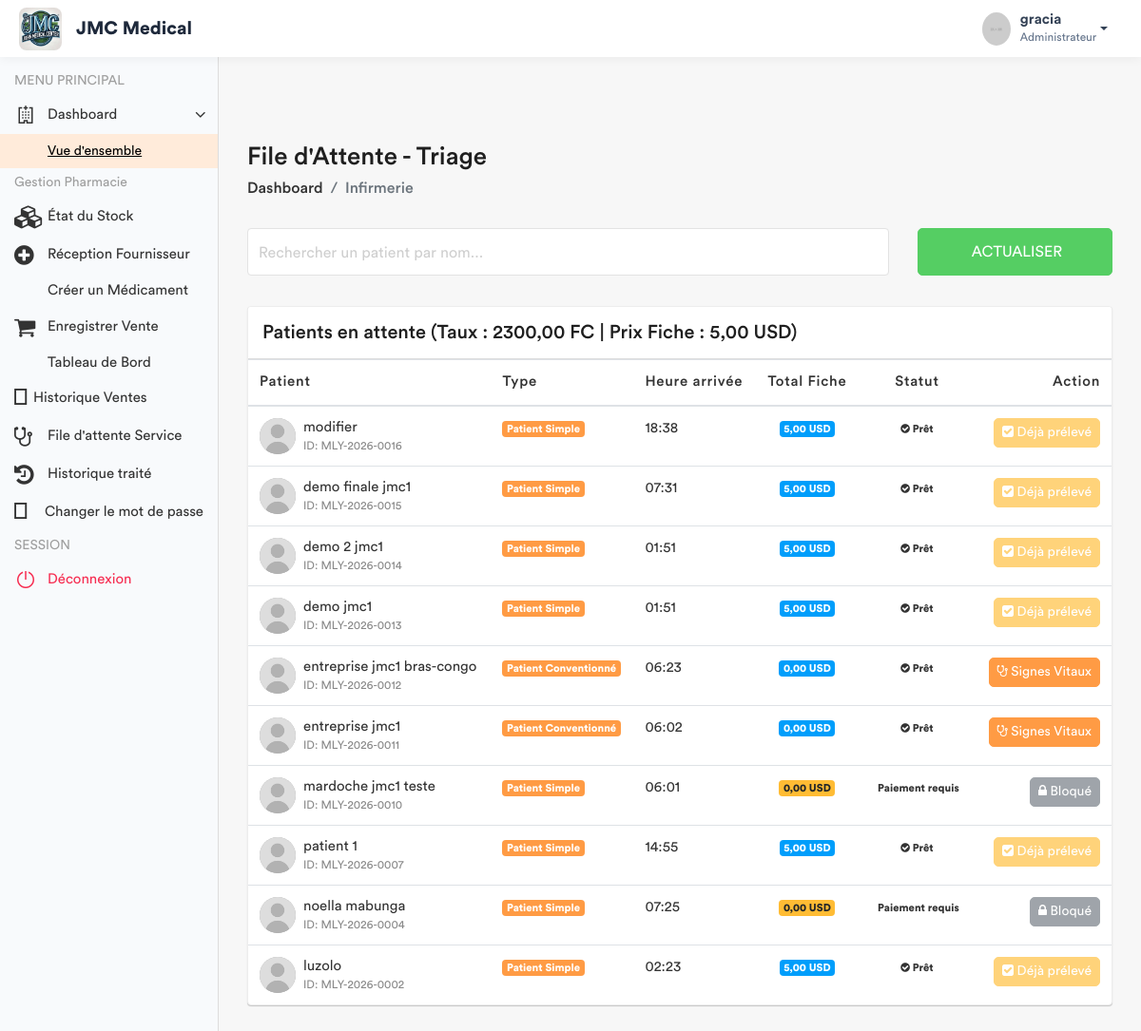
Screenshot of /infirmerie/attente/ (signed in) with the database file from the repository.
### app/models.py (models this page shows, shortened)
class ConfigurationHopital(models.Model):
    taux_usd_en_cdf = models.DecimalField(max_digits=10, decimal_places=2, default=Decimal('2500.00'))
    derniere_mise_a_jour = models.DateTimeField(auto_now=True)
    class Meta:
        verbose_name = "Configuration du Taux"
    @classmethod
    def get_taux(cls):
        config = cls.objects.first()
        if config:
            return config.taux_usd_en_cdf
        return Decimal('2500.00')

class Prestation(models.Model):
    CATEGORIES = [
        ('ADM', 'Administratif'),
        ('CONS', 'Consultation'),
        ('LABO', 'Laboratoire'),
        ('SOIN', 'Soins'),
        ('ECHO', 'Échographie'),
        ('RADIO', 'Radiologie'),
        ('SCAN', 'Scanner'),
        ('IRM', 'IRM'),
        ('CARDIO', 'Cardiographie'),
        ('GYNECO', 'Gynécographie'),
        ('ONCO', 'Oncologie'),
        ('ORTHO', 'Orthopédie'),
        ('DERMA', 'Dermatologie'),
        ('OPHTA', 'Ophtalmologie'),
        ('PSY', 'Psychiatrie'),
        ('KINE', 'Rééducation / Kinésithérapie'),
        ('MED', 'Acte Médical'),
        ('CHIR', 'Acte Chirurgical'),
        ('CONS_MAT', 'Consultation Maternité'),
        ('MAT', 'Forfait Maternité / Accouchement'),
    ]
    libelle = models.CharField(max_length=200, verbose_name="Libellé")
    categorie = models.CharField(max_length=10, choices=CATEGORIES, verbose_name="Catégorie")
    prix = models.DecimalField(max_digits=10, decimal_places=2, default=Decimal('0.00'), verbose_name="Prix (USD)")
    hopital =  models.ForeignKey(Hopital, on_delete= models.SET_NULL , null = True , related_name = 'hopital_prestation')
    valeur_normale = models.CharField(
        max_length=150, blank=True, null=True,
        verbose_name="Valeur Normale / Référence (Labo uniquement)",
        help_text="Ex: 70-110 mg/dl, Négatif, etc."
    )
    class Meta:
        verbose_name = "Prestation"
        verbose_name_plural = "Prestations"

class Patient(models.Model):
    TYPE_CHOICES = [
        ('SIMPLE', 'Patient Simple'),
        ('FIDELE', 'Patient Fidèle'),
        ('CONVENTIONNE', 'Patient Conventionné'),
    ]
    code_patient = models.CharField(max_length=20, unique=True, editable=False)
    noms = models.CharField(max_length=100)
    service = models.ForeignKey('Service', on_delete=models.PROTECT, related_name='patients', null=True)
    sexe = models.CharField(max_length=1, choices=[('M', 'Masculin'), ('F', 'Féminin')])
    age = models.CharField(max_length=30)
    adresse = models.TextField()
    telephone = models.CharField(max_length=20)
    hopital = models.ForeignKey(Hopital , on_delete=models.SET_NULL , related_name= 'patient_hopital', null = True)
    type_patient = models.CharField(max_length=15, choices=TYPE_CHOICES, default='SIMPLE')
    a_carte_fidelite = models.BooleanField(default=False, verbose_name="Possède carte de fidélité")
    entreprise = models.ForeignKey(
        'Entreprise',
        on_delete=models.SET_NULL,
        null=True,
        blank=True,
        related_name='patients',
        verbose_name="Entreprise (si conventionné)"
    )
    fiche_payee = models.BooleanField(default=False)
    created_by = models.ForeignKey(User, on_delete=models.SET_NULL, null=True, related_name='patients_crees')
    date_creation = models.DateTimeField(auto_now_add=True)
    date_modification = models.DateTimeField(auto_now=True)

### app/views.py (the view)
# urls.py: path('infirmerie/attente/', views.liste_attente_triage, name='liste_attente_triage'),
@login_required
def liste_attente_triage(request):
    taux = ConfigurationHopital.get_taux()
    role = Fonction.objects.select_related('hopital', 'fonctionKey').filter(userKey=request.user).first()
    hopital_user = role.hopital if role else None
    if not hopital_user:
        messages.error(request, "Votre compte n'est rattaché à aucun hôpital.")
        return redirect('enregistrement_patient')
    prestation_fiche = Prestation.objects.filter(
        categorie='ADM',
        libelle__icontains='Fiche',
        hopital=hopital_user
    ).first()
    prix_fiche_usd = prestation_fiche.prix if prestation_fiche else Decimal('6.00')
    patients_liste = Patient.objects.filter(hopital=hopital_user).order_by('-date_creation')
    for patient in patients_liste:
        if patient.type_patient != 'SIMPLE':
            patient.a_solde_fiche = True
            patient.total_fiche_usd = Decimal('0.00')
            patient.doit_payer_fiche = False
        else:
            patient.doit_payer_fiche = True
            paiements = Paiement.objects.filter(patient=patient, service='FICHE', hopital=hopital_user)
            total_paye_usd = sum([
                p.montant_verse if p.devise == 'USD' else (p.montant_verse / taux)
                for p in paiements
            ], Decimal('0.00'))
            patient.total_fiche_usd = total_paye_usd
            patient.a_solde_fiche = total_paye_usd >= prix_fiche_usd
        patient.a_signes_vitaux_deja_pris = SigneVital.objects.filter(patient=patient).exists()
    fonctionKey = role.fonctionKey.roleName if (role and role.fonctionKey) else None
    return render(request, 'back-end/infirmerie/liste_attente.html', {
        'patients': patients_liste,
        'taux': taux,
        'prix_fiche': prix_fiche_usd,
        'fonctionKey': fonctionKey
    })

### app/templates/back-end/infirmerie/liste_attente.html (shortened to what this page needs)
<!DOCTYPE html>
{% load static %}
<html lang="fr">
    <head>
        {% include 'back-end/includes/css.html' %}
    </head>
    <body>
        <div class="main-wrapper">
            {% include 'back-end/includes/header.html' %}
            {% include 'back-end/includes/sidebar.html' %}
            <div class="page-wrapper">
                <div class="content container-fluid">
                    <div class="page-header">
                        <div class="row align-items-center">
                            <div class="col">
                                <h3 class="page-title">File d'Attente - Triage</h3>
                                <ul class="breadcrumb">
                                    <li class="breadcrumb-item"><a href="{% url 'dashboard' %}">Dashboard</a></li>
                                    <li class="breadcrumb-item active">Infirmerie</li>
                                </ul>
                            </div>
                        </div>
                    </div>
                    <div class="row filter-row">
                        <div class="col-sm-9 col-md-9">
                            <div class="form-group form-focus">
                                <input type="text" id="searchPatient" class="form-control floating" onkeyup="filterTable()">
                                <label class="focus-label">Rechercher un patient par nom...</label>
                            </div>
                        </div>
                        <div class="col-sm-3 col-md-3">
                            <button class="btn btn-success btn-block" onclick="window.location.reload();">  Actualiser </button>
                        </div>
                    </div>
                    <div class="card card-table mt-3">
                        <div class="card-header">
                            <h4 class="card-title mb-0">Patients en attente (Taux : {{ taux }} FC | Prix Fiche : {{ prix_fiche }} USD)</h4>
                        </div>
                        <div class="card-body">
                            <div class="table-responsive">
                                <table class="table table-hover table-center mb-0" id="patientTable">
                                    <thead>
                                        <tr>
                                            <th>Patient</th>
                                            <th>Type</th>
                                            <th>Heure arrivée</th>
                                            <th class="text-center">Total Fiche</th>
                                            <th class="text-center">Statut</th>
                                            <th class="text-right">Action</th>
                                        </tr>
                                    </thead>
                                    <tbody>
                                        {% for patient in patients %}
                                        <tr>
                                            <td>
                                                <h2 class="table-avatar">
                                                    <a href="#" class="avatar avatar-sm mr-2">
                                                        <img class="avatar-img rounded-circle" src="{% static 'back-end/assets/img/user.jpg' %}" alt="User">
                                                    </a>
                                                    <a href="#">{{ patient.noms }} <span>ID: {{ patient.code_patient }}</span></a>
                                                </h2>
                                            </td>
                                            <td><span class="badge badge-primary">{{ patient.get_type_patient_display }}</span></td>
                                            <td>{{ patient.date_creation|date:"H:i" }}</td>
                                            <td class="text-center">
                                                <span class="badge {% if patient.a_solde_fiche %}badge-info{% else %}badge-warning{% endif %}">
                                                    {{ patient.total_fiche_usd|floatformat:2 }} USD
                                                </span>
                                            </td>
                                            <td class="text-center">
                                                {% if patient.a_solde_fiche %}
                                                    <span class="badge badge-success-border"><i class="fa fa-check-circle"></i> Prêt</span>
                                                {% else %}
                                                    <span class="badge badge-danger-border"> Paiement requis</span>
                                                {% endif %}
                                            </td>
                                            <td class="text-right">
                                                {% if not patient.a_solde_fiche and patient.doit_payer_fiche %}
                                                    <button class="btn btn-secondary btn-sm" disabled title="Le patient doit solder {{ prix_fiche }} USD">
                                                        <i class="fa fa-lock"></i> Bloqué
                                                    </button>
                                                {% elif patient.a_signes_vitaux_deja_pris %}
                                                    <button class="btn btn-warning btn-sm" disabled>
                                                        <i class="fa fa-check-square"></i> Déjà prélevé
                                                    </button>
                                                {% else %}
                                                    <a href="{% url 'saisir_signes' patient.id %}" class="btn btn-primary btn-sm">
                                                        <i class="fa fa-stethoscope"></i> Signes Vitaux
                                                    </a>
                                                {% endif %}
                                            </td>
                                        </tr>
                                        {% empty %}
                                        <tr>
                                            <td colspan="6" class="text-center py-4">Aucun patient en attente.</td>
                                        </tr>
                                        {% endfor %}
                                    </tbody>
                                </table>
                            </div>
                        </div>
                    </div>
                </div>
            </div>
        </div>
    </body>
</html>

### app/templates/back-end/includes/header.html (shortened to what this page needs)
{% load static %}
<header class="header-modern" style="background: #ffffff; height: 60px; box-shadow: 0 2px 10px rgba(0,0,0,0.05); display: flex; align-items: center; padding: 0 20px; position: relative; z-index: 1060;">
    <div class="header-left" style="display: flex; align-items: center;">
        <a href="{% url 'home' %}" class="logo">
            <img src="{% static 'front-end/assets/img/dr/jmc.jpeg' %}" width="45" height="45" alt="Moyanoli" style="border-radius: 8px;">
        </a>
        <span style="font-weight: 700; font-size: 1.2rem; margin-left: 15px; color: #1e293b;">JMC Medical</span>
    </div>
    <ul class="nav user-menu" style="list-style: none; display: flex; align-items: center; margin-left: auto;">
        <li class="nav-item dropdown has-arrow main-drop">
            <a href="#" class="dropdown-toggle nav-link" data-toggle="dropdown" style="display: flex; align-items: center; color: #334155; text-decoration: none;">
                <span class="user-img" style="margin-right: 10px;">
                    <img src="{% static 'back-end/assets/img/profiles/avatar-21.jpg' %}" width="35" height="35" alt="User" style="border-radius: 50%;">
                </span>
                <div style="line-height: 1.2;">
                    <span style="font-weight: 600; display: block;">{{ user.username }}</span>
                    <span style="font-size: 0.75rem; color: #64748b;">Administrateur</span>
                </div>
            </a>
        </li>
    </ul>
</header>

### rows the page displays
ConfigurationHopital: taux_usd_en_cdf "2300,00"
Prestation: prix "5,00"
Patient: noms "modifier", code_patient "MLY-2026-0016", type_patient "Patient Simple", date_creation "18:38", total_fiche_usd "5,00", shows "Prêt", shows "Déjà prélevé"
Patient: noms "demo finale jmc1", code_patient "MLY-2026-0015", type_patient "Patient Simple", date_creation "07:31", total_fiche_usd "5,00", shows "Prêt", shows "Déjà prélevé"
Patient: noms "demo 2 jmc1", code_patient "MLY-2026-0014", type_patient "Patient Simple", date_creation "01:51", total_fiche_usd "5,00", shows "Prêt", shows "Déjà prélevé"
Patient: noms "demo jmc1", code_patient "MLY-2026-0013", type_patient "Patient Simple", date_creation "01:51", total_fiche_usd "5,00", shows "Prêt", shows "Déjà prélevé"
Patient: noms "entreprise jmc1 bras-congo", code_patient "MLY-2026-0012", type_patient "Patient Conventionné", date_creation "06:23", total_fiche_usd "0,00", shows "Prêt", shows "Signes Vitaux"
Patient: noms "entreprise jmc1", code_patient "MLY-2026-0011", type_patient "Patient Conventionné", date_creation "06:02", total_fiche_usd "0,00", shows "Prêt", shows "Signes Vitaux"
Patient: noms "mardoche jmc1 teste", code_patient "MLY-2026-0010", type_patient "Patient Simple", date_creation "06:01", total_fiche_usd "0,00", shows "Paiement requis"
Patient: noms "patient 1", code_patient "MLY-2026-0007", type_patient "Patient Simple", date_creation "14:55", total_fiche_usd "5,00", shows "Prêt", shows "Déjà prélevé"
Patient: noms "noella mabunga", code_patient "MLY-2026-0004", type_patient "Patient Simple", date_creation "07:25", total_fiche_usd "0,00", shows "Paiement requis"
Patient: noms "luzolo", code_patient "MLY-2026-0002", type_patient "Patient Simple", date_creation "02:23", total_fiche_usd "5,00", shows "Prêt", shows "Déjà prélevé"

### other values shown
{{ user.username }} "gracia"
